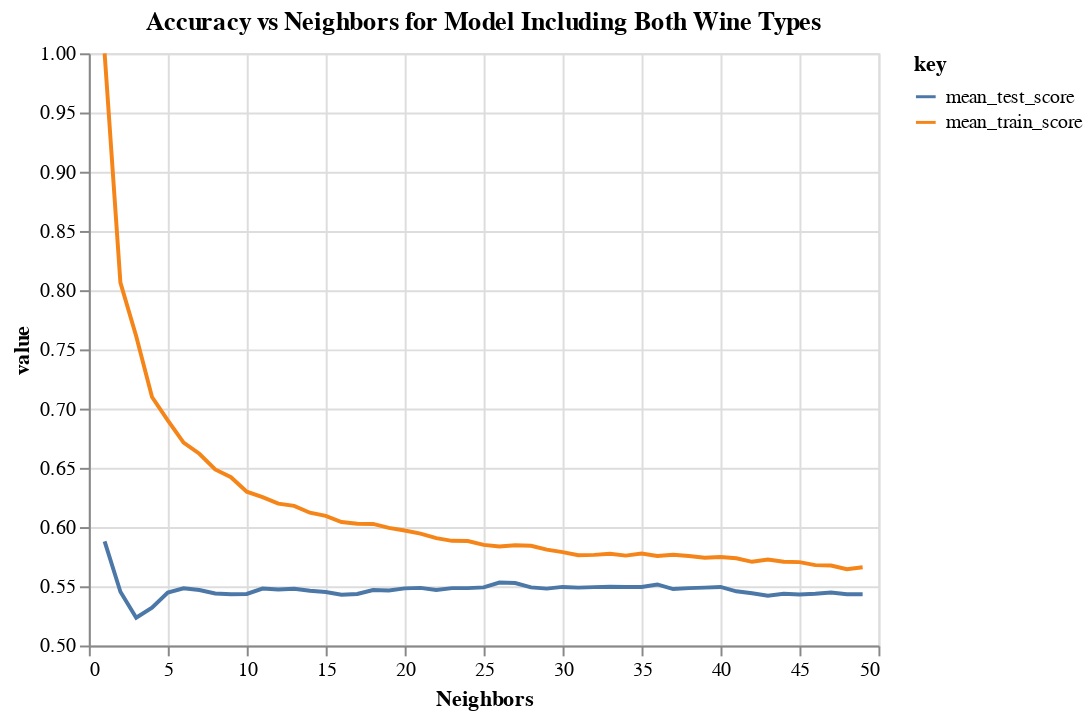

Notebook source saved alongside this figure:
### Code cell
accuracies = pd.DataFrame(knn_model.cv_results_)

#this one takes a long time to run bc the param grid from above is set to 50. just wait like 4 min and it'll come thorugh!

cv_plot = (alt.Chart(accuracies, title="Accuracy vs Neighbors for Model Including Both Wine Types")
           .transform_fold(["mean_test_score", "mean_train_score"])
           .mark_line()
           .encode(
                x=alt.X(
                    "param_n_neighbors", 
                    title="Neighbors",
                    scale=alt.Scale(zero=False),
                ),
                y=alt.Y(
                    "value:Q", 
                    scale=alt.Scale(zero=False)
                ),
                color='key:N'
            )
)

cv_plot

### Figure 1 — Vega-Lite specification as saved in the notebook (floating-point values rounded to 4 significant figures)
{"config": {"view": {"continuousWidth": 400, "continuousHeight": 300}}, "data": {"name": "data-86ae6acb0d154ba90102d1cf8163d443"}, "mark": "line", "encoding": {"color": {"field": "key", "type": "nominal"}, "x": {"field": "param_n_neighbors", "scale": {"zero": false}, "title": "Neighbors", "type": "quantitative"}, "y": {"field": "value", "scale": {"zero": false}, "type": "quantitative"}}, "title": "Accuracy vs Neighbors for Model Including Both Wine Types", "transform": [{"fold": ["mean_test_score", "mean_train_score"]}], "$schema": "https://vega.github.io/schema/vega-lite/v4.17.0.json", "datasets": {"data-86ae6acb0d154ba90102d1cf8163d443": [{"mean_fit_time": 0.009626, "std_fit_time": 0.004778, "mean_score_time": 0.1308, "std_score_time": 0.06838, "param_n_neighbors": 1, "params": {"n_neighbors": 1}, "split0_test_score": 0.6062, "split1_test_score": 0.5631, "split2_test_score": 0.5955, "split3_test_score": 0.5698, "split4_test_score": 0.6047, "mean_test_score": 0.5879, "std_test_score": 0.01798, "rank_test_score": 1, "split0_train_score": 1.0, "split1_train_score": 1.0, "split2_train_score": 1.0, "split3_train_score": 1.0, "split4_train_score": 1.0, "mean_train_score": 1.0, "std_train_score": 0.0}, {"mean_fit_time": 0.01267, "std_fit_time": 0.005615, "mean_score_time": 0.1452, "std_score_time": 0.07552, "param_n_neighbors": 2, "params": {"n_neighbors": 2}, "split0_test_score": 0.5333, "split1_test_score": 0.5487, "split2_test_score": 0.5544, "split3_test_score": 0.5318, "split4_test_score": 0.5585, "mean_test_score": 0.5454, "std_test_score": 0.0109, "rank_test_score": 32, "split0_train_score": 0.807, "split1_train_score": 0.8004, "split2_train_score": 0.8027, "split3_train_score": 0.8084, "split4_train_score": 0.8135, "mean_train_score": 0.8064, "std_train_score": 0.004574}, {"mean_fit_time": 0.01003, "std_fit_time": 0.005242, "mean_score_time": 0.173, "std_score_time": 0.09146, "param_n_neighbors": 3, "params": {"n_neighbors": 3}, "split0_test_score": 0.5046, "split1_test_score": 0.521, "split2_test_score": 0.5452, "split3_test_score": 0.5051, "split4_test_score": 0.5411, "mean_test_score": 0.5234, "std_test_score": 0.0172, "rank_test_score": 49, "split0_train_score": 0.7588, "split1_train_score": 0.7621, "split2_train_score": 0.7594, "split3_train_score": 0.7599, "split4_train_score": 0.7653, "mean_train_score": 0.7611, "std_train_score": 0.002377}, {"mean_fit_time": 0.01059, "std_fit_time": 0.005477, "mean_score_time": 0.1475, "std_score_time": 0.08294, "param_n_neighbors": 4, "params": {"n_neighbors": 4}, "split0_test_score": 0.5251, "split1_test_score": 0.5221, "split2_test_score": 0.5493, "split3_test_score": 0.5298, "split4_test_score": 0.5339, "mean_test_score": 0.532, "std_test_score": 0.009522, "rank_test_score": 48, "split0_train_score": 0.7144, "split1_train_score": 0.7082, "split2_train_score": 0.7081, "split3_train_score": 0.7086, "split4_train_score": 0.7099, "mean_train_score": 0.7098, "std_train_score": 0.002372}, {"mean_fit_time": 0.01274, "std_fit_time": 0.005298, "mean_score_time": 0.2239, "std_score_time": 0.09043, "param_n_neighbors": 5, "params": {"n_neighbors": 5}, "split0_test_score": 0.5467, "split1_test_score": 0.5303, "split2_test_score": 0.5575, "split3_test_score": 0.5329, "split4_test_score": 0.5565, "mean_test_score": 0.5447, "std_test_score": 0.01145, "rank_test_score": 35, "split0_train_score": 0.7018, "split1_train_score": 0.6867, "split2_train_score": 0.685, "split3_train_score": 0.6852, "split4_train_score": 0.6919, "mean_train_score": 0.6901, "std_train_score": 0.006363}, {"mean_fit_time": 0.008319, "std_fit_time": 0.00433, "mean_score_time": 0.1833, "std_score_time": 0.09055, "param_n_neighbors": 6, "params": {"n_neighbors": 6}, "split0_test_score": 0.5508, "split1_test_score": 0.5333, "split2_test_score": 0.5626, "split3_test_score": 0.5524, "split4_test_score": 0.5421, "mean_test_score": 0.5482, "std_test_score": 0.009903, "rank_test_score": 20, "split0_train_score": 0.6769, "split1_train_score": 0.6731, "split2_train_score": 0.6644, "split3_train_score": 0.6665, "split4_train_score": 0.6757, "mean_train_score": 0.6713, "std_train_score": 0.004992}, {"mean_fit_time": 0.008559, "std_fit_time": 0.004344, "mean_score_time": 0.1616, "std_score_time": 0.0905, "param_n_neighbors": 7, "params": {"n_neighbors": 7}, "split0_test_score": 0.5446, "split1_test_score": 0.5313, "split2_test_score": 0.576, "split3_test_score": 0.537, "split4_test_score": 0.5452, "mean_test_score": 0.5468, "std_test_score": 0.01547, "rank_test_score": 26, "split0_train_score": 0.6579, "split1_train_score": 0.6646, "split2_train_score": 0.6575, "split3_train_score": 0.6573, "split4_train_score": 0.6721, "mean_train_score": 0.6619, "std_train_score": 0.005807}, {"mean_fit_time": 0.00594, "std_fit_time": 0.000673, "mean_score_time": 0.1307, "std_score_time": 0.03082, "param_n_neighbors": 8, "params": {"n_neighbors": 8}, "split0_test_score": 0.5426, "split1_test_score": 0.5313, "split2_test_score": 0.5513, "split3_test_score": 0.5452, "split4_test_score": 0.5493, "mean_test_score": 0.5439, "std_test_score": 0.007026, "rank_test_score": 37, "split0_train_score": 0.6443, "split1_train_score": 0.6572, "split2_train_score": 0.6426, "split3_train_score": 0.6465, "split4_train_score": 0.6524, "mean_train_score": 0.6486, "std_train_score": 0.005403}, {"mean_fit_time": 0.01049, "std_fit_time": 0.005598, "mean_score_time": 0.1978, "std_score_time": 0.1025, "param_n_neighbors": 9, "params": {"n_neighbors": 9}, "split0_test_score": 0.5395, "split1_test_score": 0.5149, "split2_test_score": 0.5637, "split3_test_score": 0.5452, "split4_test_score": 0.5534, "mean_test_score": 0.5433, "std_test_score": 0.01638, "rank_test_score": 42, "split0_train_score": 0.6356, "split1_train_score": 0.6495, "split2_train_score": 0.6403, "split3_train_score": 0.6349, "split4_train_score": 0.6498, "mean_train_score": 0.642, "std_train_score": 0.006487}, {"mean_fit_time": 0.006284, "std_fit_time": 0.0004584, "mean_score_time": 0.125, "std_score_time": 0.008281, "param_n_neighbors": 10, "params": {"n_neighbors": 10}, "split0_test_score": 0.5426, "split1_test_score": 0.5077, "split2_test_score": 0.5534, "split3_test_score": 0.5626, "split4_test_score": 0.5513, "mean_test_score": 0.5435, "std_test_score": 0.01902, "rank_test_score": 40, "split0_train_score": 0.6264, "split1_train_score": 0.6397, "split2_train_score": 0.6224, "split3_train_score": 0.6308, "split4_train_score": 0.6301, "mean_train_score": 0.6299, "std_train_score": 0.00577}, {"mean_fit_time": 0.01054, "std_fit_time": 0.005451, "mean_score_time": 0.209, "std_score_time": 0.1147, "param_n_neighbors": 11, "params": {"n_neighbors": 11}, "split0_test_score": 0.5385, "split1_test_score": 0.5231, "split2_test_score": 0.5544, "split3_test_score": 0.5637, "split4_test_score": 0.5606, "mean_test_score": 0.548, "std_test_score": 0.01521, "rank_test_score": 21, "split0_train_score": 0.6225, "split1_train_score": 0.6307, "split2_train_score": 0.6231, "split3_train_score": 0.6239, "split4_train_score": 0.6257, "mean_train_score": 0.6252, "std_train_score": 0.002967}, {"mean_fit_time": 0.006487, "std_fit_time": 0.0008116, "mean_score_time": 0.1235, "std_score_time": 0.007603, "param_n_neighbors": 12, "params": {"n_neighbors": 12}, "split0_test_score": 0.5436, "split1_test_score": 0.5138, "split2_test_score": 0.5637, "split3_test_score": 0.5595, "split4_test_score": 0.5554, "mean_test_score": 0.5472, "std_test_score": 0.01798, "rank_test_score": 25, "split0_train_score": 0.6223, "split1_train_score": 0.6241, "split2_train_score": 0.6175, "split3_train_score": 0.618, "split4_train_score": 0.6172, "mean_train_score": 0.6198, "std_train_score": 0.002808}, {"mean_fit_time": 0.006476, "std_fit_time": 0.0003438, "mean_score_time": 0.13, "std_score_time": 0.005131, "param_n_neighbors": 13, "params": {"n_neighbors": 13}, "split0_test_score": 0.5395, "split1_test_score": 0.5272, "split2_test_score": 0.5637, "split3_test_score": 0.5565, "split4_test_score": 0.5524, "mean_test_score": 0.5478, "std_test_score": 0.01297, "rank_test_score": 23, "split0_train_score": 0.6151, "split1_train_score": 0.6241, "split2_train_score": 0.6229, "split3_train_score": 0.6108, "split4_train_score": 0.6165, "mean_train_score": 0.6179, "std_train_score": 0.004958}, {"mean_fit_time": 0.007647, "std_fit_time": 0.003199, "mean_score_time": 0.1401, "std_score_time": 0.03142, "param_n_neighbors": 14, "params": {"n_neighbors": 14}, "split0_test_score": 0.5354, "split1_test_score": 0.5231, "split2_test_score": 0.5647, "split3_test_score": 0.5585, "split4_test_score": 0.5493, "mean_test_score": 0.5462, "std_test_score": 0.0152, "rank_test_score": 30, "split0_train_score": 0.6076, "split1_train_score": 0.6161, "split2_train_score": 0.6183, "split3_train_score": 0.6108, "split4_train_score": 0.6077, "mean_train_score": 0.6121, "std_train_score": 0.004348}, {"mean_fit_time": 0.01067, "std_fit_time": 0.0054, "mean_score_time": 0.2442, "std_score_time": 0.1122, "param_n_neighbors": 15, "params": {"n_neighbors": 15}, "split0_test_score": 0.5446, "split1_test_score": 0.5262, "split2_test_score": 0.5554, "split3_test_score": 0.5503, "split4_test_score": 0.5493, "mean_test_score": 0.5452, "std_test_score": 0.01011, "rank_test_score": 33, "split0_train_score": 0.6061, "split1_train_score": 0.6151, "split2_train_score": 0.6077, "split3_train_score": 0.609, "split4_train_score": 0.609, "mean_train_score": 0.6094, "std_train_score": 0.00304}, {"mean_fit_time": 0.009648, "std_fit_time": 0.004125, "mean_score_time": 0.2139, "std_score_time": 0.1065, "param_n_neighbors": 16, "params": {"n_neighbors": 16}, "split0_test_score": 0.5446, "split1_test_score": 0.521, "split2_test_score": 0.5524, "split3_test_score": 0.5513, "split4_test_score": 0.5452, "mean_test_score": 0.5429, "std_test_score": 0.01138, "rank_test_score": 46, "split0_train_score": 0.601, "split1_train_score": 0.6097, "split2_train_score": 0.6034, "split3_train_score": 0.6085, "split4_train_score": 0.5985, "mean_train_score": 0.6042, "std_train_score": 0.004296}, {"mean_fit_time": 0.009935, "std_fit_time": 0.004603, "mean_score_time": 0.1952, "std_score_time": 0.08429, "param_n_neighbors": 17, "params": {"n_neighbors": 17}, "split0_test_score": 0.5395, "split1_test_score": 0.5262, "split2_test_score": 0.5626, "split3_test_score": 0.5441, "split4_test_score": 0.5452, "mean_test_score": 0.5435, "std_test_score": 0.01171, "rank_test_score": 41, "split0_train_score": 0.6007, "split1_train_score": 0.6069, "split2_train_score": 0.5993, "split3_train_score": 0.6036, "split4_train_score": 0.6031, "mean_train_score": 0.6027, "std_train_score": 0.002613}, {"mean_fit_time": 0.006089, "std_fit_time": 0.0001551, "mean_score_time": 0.1321, "std_score_time": 0.006857, "param_n_neighbors": 18, "params": {"n_neighbors": 18}, "split0_test_score": 0.5415, "split1_test_score": 0.5354, "split2_test_score": 0.5575, "split3_test_score": 0.5441, "split4_test_score": 0.5554, "mean_test_score": 0.5468, "std_test_score": 0.008415, "rank_test_score": 27, "split0_train_score": 0.5997, "split1_train_score": 0.6115, "split2_train_score": 0.5988, "split3_train_score": 0.6044, "split4_train_score": 0.5988, "mean_train_score": 0.6026, "std_train_score": 0.004904}, {"mean_fit_time": 0.009263, "std_fit_time": 0.004321, "mean_score_time": 0.1502, "std_score_time": 0.03176, "param_n_neighbors": 19, "params": {"n_neighbors": 19}, "split0_test_score": 0.5426, "split1_test_score": 0.5344, "split2_test_score": 0.5544, "split3_test_score": 0.5411, "split4_test_score": 0.5595, "mean_test_score": 0.5464, "std_test_score": 0.009222, "rank_test_score": 29, "split0_train_score": 0.5976, "split1_train_score": 0.6041, "split2_train_score": 0.5975, "split3_train_score": 0.5972, "split4_train_score": 0.6003, "mean_train_score": 0.5993, "std_train_score": 0.002606}, {"mean_fit_time": 0.006028, "std_fit_time": 0.0003156, "mean_score_time": 0.1424, "std_score_time": 0.03171, "param_n_neighbors": 20, "params": {"n_neighbors": 20}, "split0_test_score": 0.5385, "split1_test_score": 0.5426, "split2_test_score": 0.5678, "split3_test_score": 0.538, "split4_test_score": 0.5544, "mean_test_score": 0.5482, "std_test_score": 0.01142, "rank_test_score": 19, "split0_train_score": 0.5933, "split1_train_score": 0.6043, "split2_train_score": 0.5939, "split3_train_score": 0.5972, "split4_train_score": 0.597, "mean_train_score": 0.5971, "std_train_score": 0.003922}, {"mean_fit_time": 0.007692, "std_fit_time": 0.003092, "mean_score_time": 0.1616, "std_score_time": 0.05239, "param_n_neighbors": 21, "params": {"n_neighbors": 21}, "split0_test_score": 0.5385, "split1_test_score": 0.5477, "split2_test_score": 0.5698, "split3_test_score": 0.5411, "split4_test_score": 0.5462, "mean_test_score": 0.5486, "std_test_score": 0.0111, "rank_test_score": 15, "split0_train_score": 0.592, "split1_train_score": 0.603, "split2_train_score": 0.5903, "split3_train_score": 0.5962, "split4_train_score": 0.5911, "mean_train_score": 0.5945, "std_train_score": 0.004717}, {"mean_fit_time": 0.006101, "std_fit_time": 0.0004651, "mean_score_time": 0.1422, "std_score_time": 0.02748, "param_n_neighbors": 22, "params": {"n_neighbors": 22}, "split0_test_score": 0.5415, "split1_test_score": 0.5385, "split2_test_score": 0.5616, "split3_test_score": 0.5462, "split4_test_score": 0.5462, "mean_test_score": 0.5468, "std_test_score": 0.007963, "rank_test_score": 28, "split0_train_score": 0.5851, "split1_train_score": 0.5997, "split2_train_score": 0.5898, "split3_train_score": 0.5875, "split4_train_score": 0.5913, "mean_train_score": 0.5907, "std_train_score": 0.004984}, {"mean_fit_time": 0.006157, "std_fit_time": 0.0005314, "mean_score_time": 0.1331, "std_score_time": 0.004598, "param_n_neighbors": 23, "params": {"n_neighbors": 23}, "split0_test_score": 0.5508, "split1_test_score": 0.5405, "split2_test_score": 0.5565, "split3_test_score": 0.5452, "split4_test_score": 0.5493, "mean_test_score": 0.5484, "std_test_score": 0.005368, "rank_test_score": 18, "split0_train_score": 0.5835, "split1_train_score": 0.5964, "split2_train_score": 0.5877, "split3_train_score": 0.5872, "split4_train_score": 0.587, "mean_train_score": 0.5884, "std_train_score": 0.004264}, {"mean_fit_time": 0.01038, "std_fit_time": 0.005596, "mean_score_time": 0.2353, "std_score_time": 0.1271, "param_n_neighbors": 24, "params": {"n_neighbors": 24}, "split0_test_score": 0.5405, "split1_test_score": 0.5436, "split2_test_score": 0.5575, "split3_test_score": 0.5524, "split4_test_score": 0.5483, "mean_test_score": 0.5484, "std_test_score": 0.006062, "rank_test_score": 17, "split0_train_score": 0.5787, "split1_train_score": 0.5961, "split2_train_score": 0.5903, "split3_train_score": 0.5865, "split4_train_score": 0.5898, "mean_train_score": 0.5883, "std_train_score": 0.00572}, {"mean_fit_time": 0.006299, "std_fit_time": 0.0004491, "mean_score_time": 0.149, "std_score_time": 0.02875, "param_n_neighbors": 25, "params": {"n_neighbors": 25}, "split0_test_score": 0.5456, "split1_test_score": 0.5405, "split2_test_score": 0.5534, "split3_test_score": 0.5524, "split4_test_score": 0.5534, "mean_test_score": 0.5491, "std_test_score": 0.00516, "rank_test_score": 11, "split0_train_score": 0.5833, "split1_train_score": 0.5897, "split2_train_score": 0.5823, "split3_train_score": 0.5895, "split4_train_score": 0.58, "mean_train_score": 0.585, "std_train_score": 0.003927}, {"mean_fit_time": 0.01009, "std_fit_time": 0.004964, "mean_score_time": 0.1789, "std_score_time": 0.07974, "param_n_neighbors": 26, "params": {"n_neighbors": 26}, "split0_test_score": 0.5508, "split1_test_score": 0.5477, "split2_test_score": 0.5575, "split3_test_score": 0.5565, "split4_test_score": 0.5534, "mean_test_score": 0.5532, "std_test_score": 0.003617, "rank_test_score": 2, "split0_train_score": 0.5828, "split1_train_score": 0.5917, "split2_train_score": 0.579, "split3_train_score": 0.5847, "split4_train_score": 0.5795, "mean_train_score": 0.5835, "std_train_score": 0.004596}, {"mean_fit_time": 0.008434, "std_fit_time": 0.004349, "mean_score_time": 0.2221, "std_score_time": 0.1107, "param_n_neighbors": 27, "params": {"n_neighbors": 27}, "split0_test_score": 0.5508, "split1_test_score": 0.5436, "split2_test_score": 0.5626, "split3_test_score": 0.5606, "split4_test_score": 0.5462, "mean_test_score": 0.5528, "std_test_score": 0.00761, "rank_test_score": 3, "split0_train_score": 0.5833, "split1_train_score": 0.5923, "split2_train_score": 0.5823, "split3_train_score": 0.5854, "split4_train_score": 0.5798, "mean_train_score": 0.5846, "std_train_score": 0.004225}, {"mean_fit_time": 0.006229, "std_fit_time": 0.0003277, "mean_score_time": 0.1398, "std_score_time": 0.007026, "param_n_neighbors": 28, "params": {"n_neighbors": 28}, "split0_test_score": 0.5528, "split1_test_score": 0.5385, "split2_test_score": 0.5534, "split3_test_score": 0.5565, "split4_test_score": 0.5441, "mean_test_score": 0.5491, "std_test_score": 0.006696, "rank_test_score": 12, "split0_train_score": 0.5835, "split1_train_score": 0.5943, "split2_train_score": 0.5788, "split3_train_score": 0.5834, "split4_train_score": 0.5808, "mean_train_score": 0.5842, "std_train_score": 0.005372}, {"mean_fit_time": 0.006388, "std_fit_time": 0.0003954, "mean_score_time": 0.1417, "std_score_time": 0.007912, "param_n_neighbors": 29, "params": {"n_neighbors": 29}, "split0_test_score": 0.5538, "split1_test_score": 0.5456, "split2_test_score": 0.5503, "split3_test_score": 0.5524, "split4_test_score": 0.538, "mean_test_score": 0.548, "std_test_score": 0.005733, "rank_test_score": 22, "split0_train_score": 0.5787, "split1_train_score": 0.5902, "split2_train_score": 0.5759, "split3_train_score": 0.5818, "split4_train_score": 0.5782, "mean_train_score": 0.581, "std_train_score": 0.004981}, {"mean_fit_time": 0.00839, "std_fit_time": 0.004331, "mean_score_time": 0.1816, "std_score_time": 0.0908, "param_n_neighbors": 30, "params": {"n_neighbors": 30}, "split0_test_score": 0.56, "split1_test_score": 0.5426, "split2_test_score": 0.5534, "split3_test_score": 0.5554, "split4_test_score": 0.5359, "mean_test_score": 0.5495, "std_test_score": 0.008863, "rank_test_score": 9, "split0_train_score": 0.5774, "split1_train_score": 0.5838, "split2_train_score": 0.5744, "split3_train_score": 0.5775, "split4_train_score": 0.5813, "mean_train_score": 0.5789, "std_train_score": 0.003297}, {"mean_fit_time": 0.005809, "std_fit_time": 0.0002449, "mean_score_time": 0.1339, "std_score_time": 0.0039, "param_n_neighbors": 31, "params": {"n_neighbors": 31}, "split0_test_score": 0.5508, "split1_test_score": 0.5374, "split2_test_score": 0.5647, "split3_test_score": 0.5565, "split4_test_score": 0.5349, "mean_test_score": 0.5489, "std_test_score": 0.01129, "rank_test_score": 14, "split0_train_score": 0.5761, "split1_train_score": 0.5838, "split2_train_score": 0.5698, "split3_train_score": 0.5754, "split4_train_score": 0.5762, "mean_train_score": 0.5763, "std_train_score": 0.004457}, {"mean_fit_time": 0.008302, "std_fit_time": 0.004478, "mean_score_time": 0.1735, "std_score_time": 0.07111, "param_n_neighbors": 32, "params": {"n_neighbors": 32}, "split0_test_score": 0.5508, "split1_test_score": 0.5374, "split2_test_score": 0.5688, "split3_test_score": 0.5534, "split4_test_score": 0.5359, "mean_test_score": 0.5493, "std_test_score": 0.01198, "rank_test_score": 10, "split0_train_score": 0.5697, "split1_train_score": 0.5838, "split2_train_score": 0.5721, "split3_train_score": 0.5741, "split4_train_score": 0.5829, "mean_train_score": 0.5765, "std_train_score": 0.005748}, {"mean_fit_time": 0.007898, "std_fit_time": 0.003615, "mean_score_time": 0.2127, "std_score_time": 0.09351, "param_n_neighbors": 33, "params": {"n_neighbors": 33}, "split0_test_score": 0.5559, "split1_test_score": 0.5385, "split2_test_score": 0.5637, "split3_test_score": 0.5483, "split4_test_score": 0.5421, "mean_test_score": 0.5497, "std_test_score": 0.009158, "rank_test_score": 5, "split0_train_score": 0.5771, "split1_train_score": 0.5835, "split2_train_score": 0.5723, "split3_train_score": 0.5741, "split4_train_score": 0.5803, "mean_train_score": 0.5775, "std_train_score": 0.004053}, {"mean_fit_time": 0.01879, "std_fit_time": 0.0259, "mean_score_time": 0.2542, "std_score_time": 0.2214, "param_n_neighbors": 34, "params": {"n_neighbors": 34}, "split0_test_score": 0.5497, "split1_test_score": 0.5385, "split2_test_score": 0.5729, "split3_test_score": 0.5513, "split4_test_score": 0.5349, "mean_test_score": 0.5495, "std_test_score": 0.01331, "rank_test_score": 7, "split0_train_score": 0.5745, "split1_train_score": 0.5825, "split2_train_score": 0.5652, "split3_train_score": 0.5752, "split4_train_score": 0.5821, "mean_train_score": 0.5759, "std_train_score": 0.006318}, {"mean_fit_time": 0.005968, "std_fit_time": 0.0003353, "mean_score_time": 0.1624, "std_score_time": 0.04495, "param_n_neighbors": 35, "params": {"n_neighbors": 35}, "split0_test_score": 0.5497, "split1_test_score": 0.5395, "split2_test_score": 0.5719, "split3_test_score": 0.5493, "split4_test_score": 0.537, "mean_test_score": 0.5495, "std_test_score": 0.01231, "rank_test_score": 8, "split0_train_score": 0.5769, "split1_train_score": 0.5812, "split2_train_score": 0.5711, "split3_train_score": 0.577, "split4_train_score": 0.5821, "mean_train_score": 0.5776, "std_train_score": 0.003923}, {"mean_fit_time": 0.006062, "std_fit_time": 0.0002937, "mean_score_time": 0.1929, "std_score_time": 0.06462, "param_n_neighbors": 36, "params": {"n_neighbors": 36}, "split0_test_score": 0.5538, "split1_test_score": 0.5374, "split2_test_score": 0.5688, "split3_test_score": 0.5534, "split4_test_score": 0.5441, "mean_test_score": 0.5515, "std_test_score": 0.01058, "rank_test_score": 4, "split0_train_score": 0.5697, "split1_train_score": 0.5822, "split2_train_score": 0.568, "split3_train_score": 0.5767, "split4_train_score": 0.5816, "mean_train_score": 0.5756, "std_train_score": 0.005904}, {"mean_fit_time": 0.005824, "std_fit_time": 0.000421, "mean_score_time": 0.1375, "std_score_time": 0.002527, "param_n_neighbors": 37, "params": {"n_neighbors": 37}, "split0_test_score": 0.5446, "split1_test_score": 0.5374, "split2_test_score": 0.5637, "split3_test_score": 0.5513, "split4_test_score": 0.5411, "mean_test_score": 0.5476, "std_test_score": 0.009237, "rank_test_score": 24, "split0_train_score": 0.5743, "split1_train_score": 0.5804, "split2_train_score": 0.5693, "split3_train_score": 0.5775, "split4_train_score": 0.5818, "mean_train_score": 0.5767, "std_train_score": 0.004519}, {"mean_fit_time": 0.006278, "std_fit_time": 0.0002649, "mean_score_time": 0.1483, "std_score_time": 0.003758, "param_n_neighbors": 38, "params": {"n_neighbors": 38}, "split0_test_score": 0.5354, "split1_test_score": 0.5426, "split2_test_score": 0.5678, "split3_test_score": 0.5483, "split4_test_score": 0.5483, "mean_test_score": 0.5484, "std_test_score": 0.01076, "rank_test_score": 16, "split0_train_score": 0.573, "split1_train_score": 0.5861, "split2_train_score": 0.5616, "split3_train_score": 0.577, "split4_train_score": 0.5803, "mean_train_score": 0.5756, "std_train_score": 0.008217}, {"mean_fit_time": 0.005959, "std_fit_time": 0.0003256, "mean_score_time": 0.1427, "std_score_time": 0.005364, "param_n_neighbors": 39, "params": {"n_neighbors": 39}, "split0_test_score": 0.5385, "split1_test_score": 0.5385, "split2_test_score": 0.577, "split3_test_score": 0.5472, "split4_test_score": 0.5431, "mean_test_score": 0.5489, "std_test_score": 0.01445, "rank_test_score": 13, "split0_train_score": 0.5717, "split1_train_score": 0.5774, "split2_train_score": 0.5626, "split3_train_score": 0.5772, "split4_train_score": 0.5818, "mean_train_score": 0.5741, "std_train_score": 0.006607}, {"mean_fit_time": 0.005815, "std_fit_time": 0.0005037, "mean_score_time": 0.1454, "std_score_time": 0.008702, "param_n_neighbors": 40, "params": {"n_neighbors": 40}, "split0_test_score": 0.5497, "split1_test_score": 0.5333, "split2_test_score": 0.576, "split3_test_score": 0.5493, "split4_test_score": 0.539, "mean_test_score": 0.5495, "std_test_score": 0.01464, "rank_test_score": 6, "split0_train_score": 0.5725, "split1_train_score": 0.5774, "split2_train_score": 0.5646, "split3_train_score": 0.5747, "split4_train_score": 0.5844, "mean_train_score": 0.5747, "std_train_score": 0.006437}, {"mean_fit_time": 0.005583, "std_fit_time": 0.0001811, "mean_score_time": 0.1398, "std_score_time": 0.003083, "param_n_neighbors": 41, "params": {"n_neighbors": 41}, "split0_test_score": 0.5395, "split1_test_score": 0.5323, "split2_test_score": 0.5739, "split3_test_score": 0.5421, "split4_test_score": 0.5411, "mean_test_score": 0.5458, "std_test_score": 0.01448, "rank_test_score": 31, "split0_train_score": 0.5684, "split1_train_score": 0.5753, "split2_train_score": 0.5677, "split3_train_score": 0.5752, "split4_train_score": 0.5816, "mean_train_score": 0.5736, "std_train_score": 0.005114}, {"mean_fit_time": 0.006698, "std_fit_time": 0.001888, "mean_score_time": 0.1604, "std_score_time": 0.04356, "param_n_neighbors": 42, "params": {"n_neighbors": 42}, "split0_test_score": 0.5467, "split1_test_score": 0.5374, "split2_test_score": 0.5678, "split3_test_score": 0.539, "split4_test_score": 0.5298, "mean_test_score": 0.5441, "std_test_score": 0.01298, "rank_test_score": 36, "split0_train_score": 0.5684, "split1_train_score": 0.5771, "split2_train_score": 0.5621, "split3_train_score": 0.5688, "split4_train_score": 0.577, "mean_train_score": 0.5707, "std_train_score": 0.005722}, {"mean_fit_time": 0.006224, "std_fit_time": 0.0006168, "mean_score_time": 0.1546, "std_score_time": 0.01912, "param_n_neighbors": 43, "params": {"n_neighbors": 43}, "split0_test_score": 0.5426, "split1_test_score": 0.5354, "split2_test_score": 0.5678, "split3_test_score": 0.5308, "split4_test_score": 0.5339, "mean_test_score": 0.5421, "std_test_score": 0.01341, "rank_test_score": 47, "split0_train_score": 0.571, "split1_train_score": 0.5776, "split2_train_score": 0.5639, "split3_train_score": 0.5713, "split4_train_score": 0.579, "mean_train_score": 0.5726, "std_train_score": 0.005418}, {"mean_fit_time": 0.006166, "std_fit_time": 0.0003579, "mean_score_time": 0.1485, "std_score_time": 0.008616, "param_n_neighbors": 44, "params": {"n_neighbors": 44}, "split0_test_score": 0.5415, "split1_test_score": 0.5426, "split2_test_score": 0.5678, "split3_test_score": 0.5421, "split4_test_score": 0.5246, "mean_test_score": 0.5437, "std_test_score": 0.01379, "rank_test_score": 39, "split0_train_score": 0.5699, "split1_train_score": 0.5743, "split2_train_score": 0.56, "split3_train_score": 0.5721, "split4_train_score": 0.5772, "mean_train_score": 0.5707, "std_train_score": 0.005861}, {"mean_fit_time": 0.005842, "std_fit_time": 0.0003034, "mean_score_time": 0.1486, "std_score_time": 0.004132, "param_n_neighbors": 45, "params": {"n_neighbors": 45}, "split0_test_score": 0.5333, "split1_test_score": 0.5395, "split2_test_score": 0.5667, "split3_test_score": 0.5441, "split4_test_score": 0.5318, "mean_test_score": 0.5431, "std_test_score": 0.01261, "rank_test_score": 45, "split0_train_score": 0.5712, "split1_train_score": 0.571, "split2_train_score": 0.559, "split3_train_score": 0.5741, "split4_train_score": 0.5767, "mean_train_score": 0.5704, "std_train_score": 0.006076}, {"mean_fit_time": 0.00578, "std_fit_time": 0.0001729, "mean_score_time": 0.1452, "std_score_time": 0.001837, "param_n_neighbors": 46, "params": {"n_neighbors": 46}, "split0_test_score": 0.5364, "split1_test_score": 0.5415, "split2_test_score": 0.5667, "split3_test_score": 0.5452, "split4_test_score": 0.5287, "mean_test_score": 0.5437, "std_test_score": 0.01276, "rank_test_score": 38, "split0_train_score": 0.5712, "split1_train_score": 0.5692, "split2_train_score": 0.5541, "split3_train_score": 0.5711, "split4_train_score": 0.5736, "mean_train_score": 0.5678, "std_train_score": 0.006999}, {"mean_fit_time": 0.005815, "std_fit_time": 0.0001733, "mean_score_time": 0.1505, "std_score_time": 0.006991, "param_n_neighbors": 47, "params": {"n_neighbors": 47}, "split0_test_score": 0.5385, "split1_test_score": 0.5364, "split2_test_score": 0.5749, "split3_test_score": 0.5431, "split4_test_score": 0.5308, "mean_test_score": 0.5447, "std_test_score": 0.01561, "rank_test_score": 34, "split0_train_score": 0.572, "split1_train_score": 0.5679, "split2_train_score": 0.5521, "split3_train_score": 0.5744, "split4_train_score": 0.5713, "mean_train_score": 0.5675, "std_train_score": 0.008002}, {"mean_fit_time": 0.01068, "std_fit_time": 0.005959, "mean_score_time": 0.2648, "std_score_time": 0.1451, "param_n_neighbors": 48, "params": {"n_neighbors": 48}, "split0_test_score": 0.5374, "split1_test_score": 0.5333, "split2_test_score": 0.5719, "split3_test_score": 0.5462, "split4_test_score": 0.5277, "mean_test_score": 0.5433, "std_test_score": 0.0155, "rank_test_score": 44, "split0_train_score": 0.5666, "split1_train_score": 0.5656, "split2_train_score": 0.5523, "split3_train_score": 0.568, "split4_train_score": 0.5693, "mean_train_score": 0.5643, "std_train_score": 0.006136}, {"mean_fit_time": 0.008386, "std_fit_time": 0.004487, "mean_score_time": 0.2277, "std_score_time": 0.1092, "param_n_neighbors": 49, "params": {"n_neighbors": 49}, "split0_test_score": 0.5354, "split1_test_score": 0.5333, "split2_test_score": 0.576, "split3_test_score": 0.5421, "split4_test_score": 0.5298, "mean_test_score": 0.5433, "std_test_score": 0.01682, "rank_test_score": 43, "split0_train_score": 0.5676, "split1_train_score": 0.5674, "split2_train_score": 0.5567, "split3_train_score": 0.5677, "split4_train_score": 0.5711, "mean_train_score": 0.5661, "std_train_score": 0.004891}]}}
